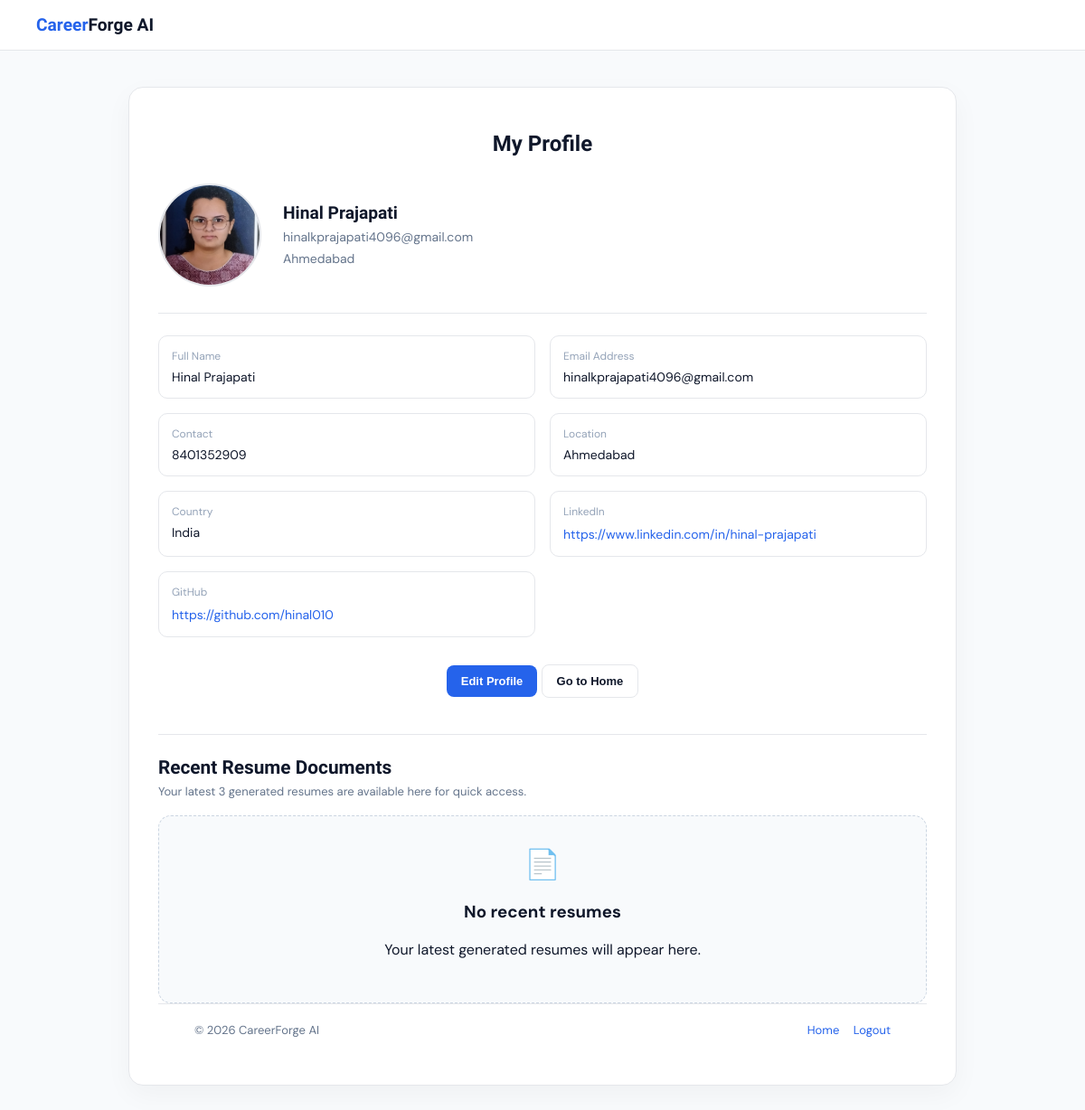
The app's page /my_profile (signed in), older data.
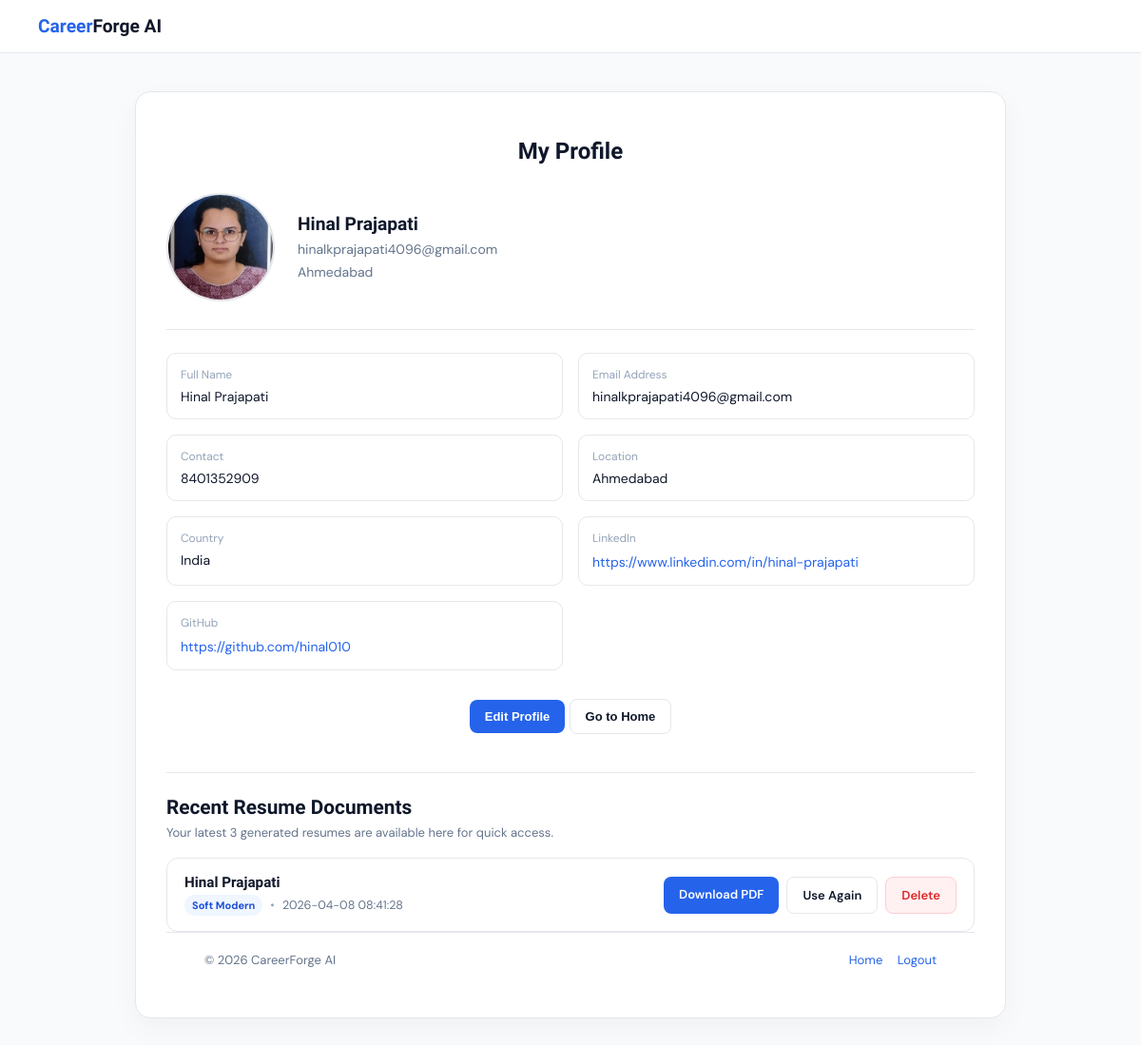
The same page, newer data.
### tables this page shows
CREATE TABLE user_profile (
    id INTEGER PRIMARY KEY AUTOINCREMENT,
    user_id INTEGER UNIQUE,
    full_name TEXT,
    email TEXT,
    contact TEXT,
    location TEXT,
    country TEXT,
    linkedin TEXT,
    github TEXT,
    photo TEXT,
    FOREIGN KEY (user_id) REFERENCES users(id) ON DELETE CASCADE
);

CREATE TABLE resume_history (
    id INTEGER PRIMARY KEY AUTOINCREMENT,
    user_id INTEGER NOT NULL,
    resume_name TEXT NOT NULL,
    template_name TEXT NOT NULL,
    html_file TEXT NOT NULL,
    pdf_file TEXT NOT NULL,
    created_at TEXT DEFAULT CURRENT_TIMESTAMP,
    FOREIGN KEY (user_id) REFERENCES users(id) ON DELETE CASCADE
);

### main.py (the view)
@app.get("/my_profile", response_class=HTMLResponse)
def my_profile_page(request: Request):
    user = require_login(request)
    if isinstance(user, RedirectResponse):
        return user
    profile = get_user_profile(user["id"])
    resume_history = get_resume_history(user["id"])
    return templates.TemplateResponse(
        request,
        "my_profile.html",
        {
            "request": request,
            "user": user,
            "profile": profile,
            "resume_history": resume_history
        }
    )

### template/my_profile.html (shortened to what this page needs)
<!DOCTYPE html>
<html lang="en">
<head>
  <link rel="stylesheet" href="/static/my_profile.css" />
</head>
<body>
  <nav class="navbar">
    <div class="logo"><span>Career</span>Forge AI</div>
  </nav>
  <div class="profile-wrapper">
    <div class="profile-card">
      <h1 class="profile-title">My Profile</h1>
      <div class="profile-top">
        <div class="profile-photo">
          {% if profile and profile.photo %}
            <img src="{{ profile.photo }}" alt="Profile Photo" />
          {% else %}
            <div class="profile-placeholder">
              {{ (profile.full_name if profile and profile.full_name else user.full_name)[0] }}
            </div>
          {% endif %}
        </div>
        <div class="profile-basic">
          <h2>{{ profile.full_name if profile and profile.full_name else user.full_name }}</h2>
          <p>{{ profile.email if profile and profile.email else user.email }}</p>
          <p>{{ profile.location if profile and profile.location else 'Location not added' }}</p>
        </div>
      </div>
      <div class="profile-grid">
        <div class="profile-item">
          <label>Full Name</label>
          <div>{{ profile.full_name if profile and profile.full_name else user.full_name }}</div>
        </div>
        <div class="profile-item">
          <label>Email Address</label>
          <div>{{ profile.email if profile and profile.email else user.email }}</div>
        </div>
        <div class="profile-item">
          <label>Contact</label>
          <div>{{ profile.contact if profile and profile.contact else 'Not added' }}</div>
        </div>
        <div class="profile-item">
          <label>Location</label>
          <div>{{ profile.location if profile and profile.location else 'Not added' }}</div>
        </div>
        <div class="profile-item">
          <label>Country</label>
          <div>{{ profile.country if profile and profile.country else 'Not added' }}</div>
        </div>
        <div class="profile-item">
          <label>LinkedIn</label>
          {% if profile and profile.linkedin %}
            <a href="{{ profile.linkedin }}" target="_blank">{{ profile.linkedin }}</a>
          {% else %}
            <div>Not added</div>
          {% endif %}
        </div>
        <div class="profile-item">
          <label>GitHub</label>
          {% if profile and profile.github %}
            <a href="{{ profile.github }}" target="_blank">{{ profile.github }}</a>
          {% else %}
            <div>Not added</div>
          {% endif %}
        </div>
      </div>
      <div class="profile-actions">
         <button class="btn btn-primary" onclick="window.location.href='/profile'">
                Edit Profile
            </button>
            <button class="btn btn-secondary" onclick="window.location.href='/'">
                Go to Home
            </button>
      </div>
      <div class="resume-history-section">
  <div class="history-header">
    <h2>Recent Resume Documents</h2>
    <p>Your latest 3 generated resumes are available here for quick access.</p>
  </div>
  {% if resume_history and resume_history|length > 0 %}
    <div class="resume-history-list">
      {% for item in resume_history %}
        <div class="resume-history-row">
          <div class="resume-history-info">
            <h3>{{ item.resume_name }}</h3>
            <p>
              <span class="template-badge">{{ item.template_name.replace('-', ' ').title() }}</span>
              <span class="history-dot">•</span>
              <span class="resume-date">{{ item.created_at }}</span>
            </p>
          </div>
          <div class="resume-history-actions">
            <a href="/resume_history/download/{{ item.id }}" class="btn btn-primary">Download PDF</a>
            <a href="/resume_preview?template={{ item.template_name }}" class="btn btn-secondary">Use Again</a>
            <a
              href="/resume_history/delete/{{ item.id }}"
              class="btn btn-danger"
              onclick="return confirm('Delete this saved resume?')"
            >
              Delete
            </a>
          </div>
        </div>
      {% endfor %}
    </div>
  {% else %}
    <div class="empty-history">
      <div class="empty-history-icon">📄</div>
      <h3>No recent resumes</h3>
      <p>Your latest generated resumes will appear here.</p>
    </div>
  {% endif %}
</div>
  <footer class="footer">
    <div>© 2026 CareerForge AI</div>
    <div class="footer-right">
      <a href="/">Home</a>
      <a href="/logout">Logout</a>
    </div>
  </footer>
</body>
</html>

### static/my_profile.css (style rules this page uses)
body { margin: 0; font-family: 'DM Sans', sans-serif; background: #f8fafc; color: #0f172a; }
.navbar { padding: 16px 40px; background: #fff; border-bottom: 1px solid #e5e7eb; display: flex; align-items: center; }
.logo { font-family: 'Sora', sans-serif; font-size: 1.2rem; font-weight: 700; }
.logo span { color: #2563eb; }
.profile-wrapper { display: flex; justify-content: center; padding: 40px 20px; }
.profile-card { width: 100%; max-width: 850px; background: #fff; border: 1px solid #e5e7eb; border-radius: 16px; padding: 32px; box-shadow: 0 10px 30px rgba(0, 0, 0, 0.04); }
.profile-title { text-align: center; font-family: 'Sora', sans-serif; font-size: 1.5rem; font-weight: 700; margin-bottom: 30px; }
.profile-top { display: flex; align-items: center; gap: 24px; padding-bottom: 24px; border-bottom: 1px solid #e5e7eb; margin-bottom: 24px; flex-wrap: wrap; }
.profile-photo img { width: 110px; height: 110px; border-radius: 50%; object-fit: cover; border: 2px solid #e5e7eb; }
.profile-basic h2 { font-family: 'Sora', sans-serif; margin: 0; font-size: 1.2rem; }
.profile-basic p { margin: 6px 0; color: #64748b; font-size: 14px; }
.profile-grid { display: grid; grid-template-columns: repeat(2, 1fr); gap: 16px; }
.profile-item { border: 1px solid #e5e7eb; border-radius: 10px; padding: 14px; }
.profile-item label { font-size: 12px; color: #94a3b8; display: block; margin-bottom: 6px; }
.profile-item div, .profile-item a { font-size: 14px; color: #0f172a; text-decoration: none; word-break: break-word; }
.profile-item a { color: #2563eb; }
.profile-actions { margin-top: 30px; text-align: center; }
.btn { padding: 10px 16px; border-radius: 8px; text-decoration: none; font-size: 13px; font-weight: 600; border: none; cursor: pointer; transition: 0.2s ease; display: inline-block; }
.btn-primary { background: #2563eb; color: #fff; }
.btn-secondary { background: #fff; border: 1px solid #e5e7eb; color: #0f172a; }
.btn-danger { background: #fff1f2; color: #dc2626; border: 1px solid #fecdd3; }
.resume-history-section { margin-top: 40px; padding-top: 24px; border-top: 1px solid #e5e7eb; }
.history-header h2 { margin: 0 0 6px; font-family: 'Sora', sans-serif; font-size: 1.3rem; font-weight: 700; color: #0f172a; }
.history-header p { margin: 0 0 18px; color: #64748b; font-size: 13px; }
.resume-history-list { display: flex; flex-direction: column; gap: 12px; }
.resume-history-row { display: flex; justify-content: space-between; align-items: center; gap: 16px; padding: 16px 18px; background: #ffffff; border: 1px solid #e5e7eb; border-radius: 12px; transition: all 0.2s ease; }
.resume-history-info h3 { margin: 0 0 4px; font-family: 'Sora', sans-serif; font-size: 0.95rem; font-weight: 700; color: #0f172a; }
.resume-history-info p { margin: 0; display: flex; align-items: center; flex-wrap: wrap; gap: 8px; color: #64748b; font-size: 12.5px; }
.template-badge { display: inline-flex; align-items: center; padding: 4px 8px; border-radius: 999px; background: #eff6ff; color: #1d4ed8; font-size: 11px; font-weight: 700; }
.history-dot { color: #94a3b8; }
.resume-date { color: #64748b; font-size: 12.5px; }
.resume-history-actions { display: flex; flex-wrap: wrap; gap: 8px; }
.footer { padding: 20px 40px; border-top: 1px solid #e5e7eb; display: flex; justify-content: space-between; font-size: 13px; color: #64748b; }
.footer a { color: #2563eb; text-decoration: none; margin-left: 12px; }

Row changes from the older to the newer data that the page shows:
added resume_history: resume_name "Hinal Prajapati", template_name.replace "Soft Modern", created_at "2026-04-08 08:41:28"
Text that changed along with them:
text no longer shown: "📄 No recent resumes Your latest generated resumes will appear here."
